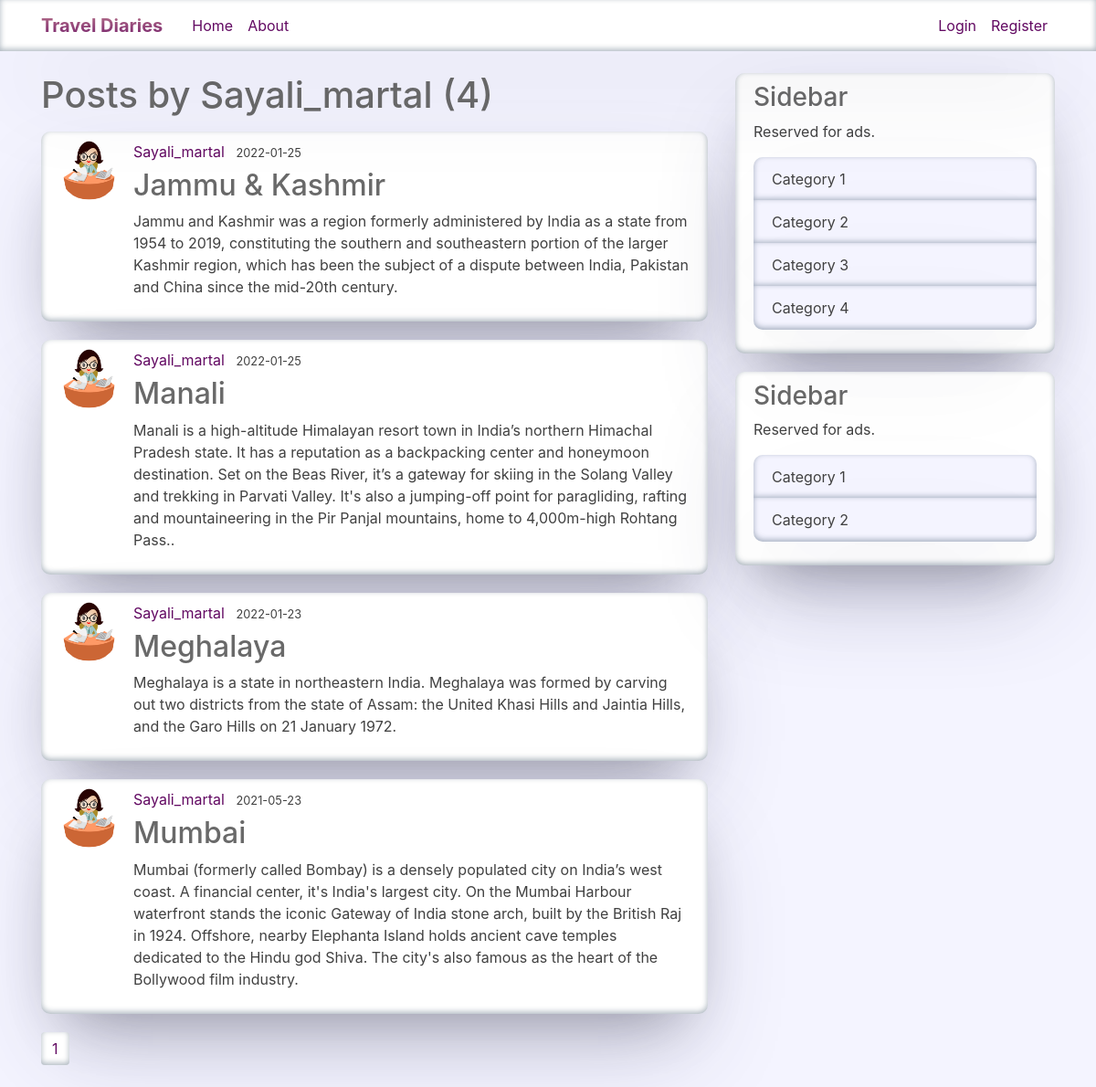
The page /user/Sayali_martal on the database its author committed.
### travel/models.py (models this page shows, shortened)
class User(db.Model, UserMixin):
    id = db.Column(db.Integer, primary_key=True)
    username = db.Column(db.String(20), unique=True, nullable=False)
    email = db.Column(db.String(120), unique=True, nullable=False)
    image_file = db.Column(db.String(20), nullable=False, default='default.png')
    password = db.Column(db.String(60), nullable=False)
    posts = db.relationship('Post', backref='author', lazy=True)

class Post(db.Model):
    id = db.Column(db.Integer, primary_key=True)
    title = db.Column(db.String(100), nullable=False)
    date_posted = db.Column(db.DateTime, nullable=False, default=datetime.utcnow)
    content = db.Column(db.Text, nullable=False)
    user_id = db.Column(db.Integer, db.ForeignKey('user.id'), nullable=False)

### travel/users/routes.py (the view)
@users.route("/user/<string:username>")
def user_posts(username):
    page = request.args.get('page', 1, type=int)
    user = User.query.filter_by(username=username).first_or_404()
    posts = Post.query.filter_by(author=user)\
        .order_by(Post.date_posted.desc())\
        .paginate(page=page, per_page=5)
    return render_template('user_posts.html', posts=posts, user=user)

### travel/templates/user_posts.html
{% extends "layout.html" %}
{% block content %}
    <h1 class="mb-3">Posts by {{ user.username }} ({{ posts.total }})</h1>
    {% for post in posts.items %}
        <article class="media content-section">
          <img class="rounded-circle article-img" src="{{ url_for('static', filename='profile_pics/' + post.author.image_file) }}">
          <div class="media-body">
            <div class="article-metadata">
              <a class="mr-2" href="{{ url_for('users.user_posts', username=post.author.username) }}">{{ post.author.username }}</a>
              <small class="text-muted">{{ post.date_posted.strftime('%Y-%m-%d') }}</small>
            </div>
            <h2><a class="article-title" href="{{ url_for('posts.post', post_id=post.id) }}">{{ post.title }}</a></h2>
            <p class="article-content">{{ post.content }}</p>
          </div>
        </article>
    {% endfor %}
    {% for page_num in posts.iter_pages(left_edge=1, right_edge=1, left_current=1, right_current=2) %}
      {% if page_num %}
        {% if posts.page == page_num %}
          <a class="btn btn-info mb-4" href="{{ url_for('users.user_posts', username=user.username, page=page_num) }}">{{ page_num }}</a>
        {% else %}
          <a class="btn btn-outline-info mb-4" href="{{ url_for('users.user_posts', username=user.username, page=page_num) }}">{{ page_num }}</a>
        {% endif %}
      {% else %}
        ...
      {% endif %}
    {% endfor %}
{% endblock content %}

### travel/static/style.css (style rules this page uses)
:root { --panel-background: white; --medium-color: #f4f4ff; --header-background: white; --title-color: #696969; --text-color: #414141; --link-color: #620962; --hover-color: #c98994; --box-shadow: rgb(50 50 93 / 25%) 0px 50px 100px -20px, rgb(0 0 0 / 30%) 0px 30px 60px -30px, rgb(10 37 64 / 35%) 0px -2px 6px 0px inset; }
body { color: var(--text-color); margin-top: 5rem; background-color: var(--medium-color); height: 100vh; }
h1, h2, h3, h4, h5, h6 { color: var(--title-color); }
.text-muted { color: var(--text-color) !important; }
.content-section { background: var(--panel-background); padding: 10px 20px; border-radius: 10px; margin-bottom: 20px; -webkit-box-shadow: var(--box-shadow); box-shadow: var(--box-shadow); }
.article-title { color: var(--title-color); }
.article-content { white-space: pre-line; }
.article-img { height: 65px; width: 65px; margin-right: 16px; }
.article-metadata { padding-bottom: 1px; margin-bottom: 4px; border-bottom: 1px solid var(--header-background); }
a { color: var(--link-color); }
.btn-info, .btn-secondary, .btn-outline-info { color: var(--link-color); background-color: var(--panel-background); border: none; box-shadow: var(--box-shadow); }

### rows shown on the page
User: username "Sayali_martal"
Post: image_file (picture), author.username "Sayali_martal", date_posted "2022-01-25", title "Jammu & Kashmir", content "Jammu and Kashmir was a region formerly administered by India as a state from 1954 to 2019, constituting the southern and southeastern portion of the larger Kashmir region, which has been the subject of a dispute between India, Pakistan and China since the mid-20th century."
Post: image_file (picture), author.username "Sayali_martal", date_posted "2022-01-25", title "Manali", content "Manali is a high-altitude Himalayan resort town in India’s northern Himachal Pradesh state. It has a reputation as a backpacking center and honeymoon destination. Set on the Beas River, it’s a gateway for skiing in the Solang Valley and trekking in Parvati Valley. It's also a jumping-off point for paragliding, rafting and mountaineering in the Pir Panjal mountains, home to 4,000m-high Rohtang Pass.."
Post: image_file (picture), author.username "Sayali_martal", date_posted "2022-01-23", title "Meghalaya", content "Meghalaya is a state in northeastern India. Meghalaya was formed by carving out two districts from the state of Assam: the United Khasi Hills and Jaintia Hills, and the Garo Hills on 21 January 1972."
Post: image_file (picture), author.username "Sayali_martal", date_posted "2021-05-23", title "Mumbai", content "Mumbai (formerly called Bombay) is a densely populated city on India’s west coast. A financial center, it's India's largest city. On the Mumbai Harbour waterfront stands the iconic Gateway of India stone arch, built by the British Raj in 1924. Offshore, nearby Elephanta Island holds ancient cave temples dedicated to the Hindu god Shiva. The city's also famous as the heart of the Bollywood film industry."

### other values the page prints
{{ posts.total }} "4"
{{ page_num }} "1"
